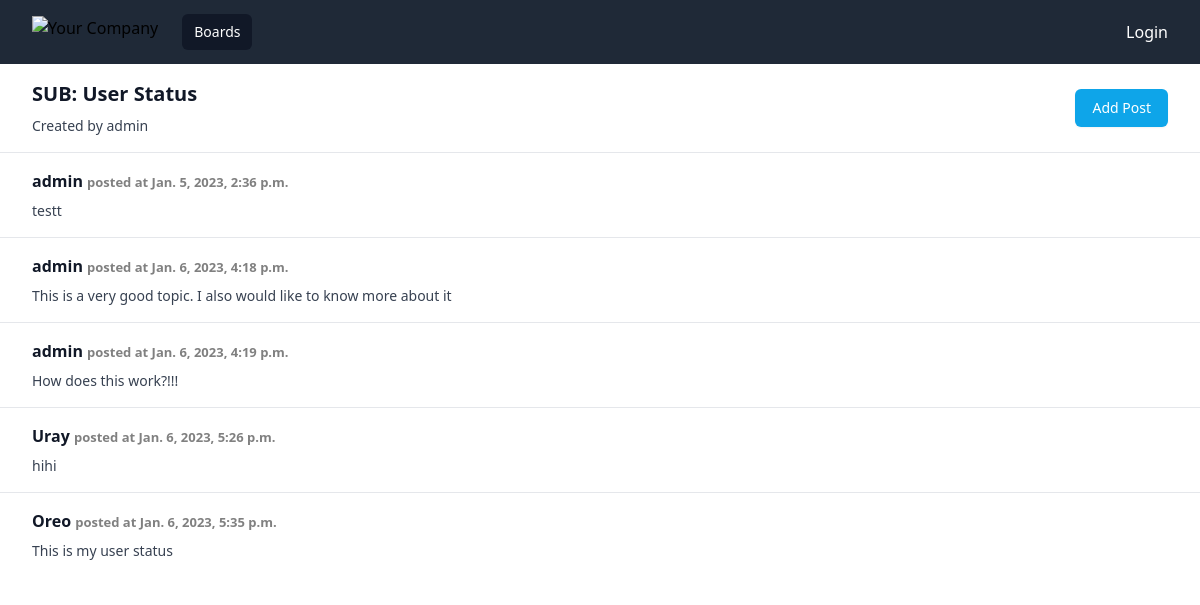
The app's page /boards/6/topics/12/ with its own data.
### board/models.py (models this page shows, shortened)
class Topic(models.Model):
    subject = models.CharField(max_length=255)
    last_updated = models.DateTimeField(auto_now_add=True)
    board = models.ForeignKey(
        Board, on_delete=models.CASCADE, related_name="topics"
    )
    starter = models.ForeignKey(
        User, on_delete=models.CASCADE, related_name="topics"
    )
    views = models.PositiveIntegerField(default=0)

class Post(models.Model):
    message = models.TextField(max_length=4000)
    topic = models.ForeignKey(
        Topic, on_delete=models.CASCADE, related_name="posts"
    )
    created_at = models.DateTimeField(auto_now_add=True)
    updated_at = models.DateTimeField(null=True)
    created_by = models.ForeignKey(
        User, on_delete=models.CASCADE, related_name="posts"
    )
    updated_by = models.ForeignKey(
        User, on_delete=models.CASCADE, null=True, related_name="+"
    )

### board/views.py (the view)
# urls.py: path("boards/<int:board_id>/topics/<int:topic_id>/", views.topic_posts, name="topic_posts"),
def topic_posts(request, board_id, topic_id):
    topic = get_object_or_404(Topic, board__id=board_id, id=topic_id)
    topic.views += 1
    topic.save()
    return render(request, "topic_posts.html", {"topic": topic})

### templates/topic_posts.html (shortened to what this page needs)
{% extends 'base.html' %}
{% block content %}
<div class="px-4 py-4 sm:px-6 lg:px-8">
    <div class="sm:flex sm:items-center">
        <div class="sm:flex-auto">
            <h1 class="text-xl font-semibold text-gray-900">SUB: {{ topic.subject }}</h1>
            <p class="mt-2 text-sm text-gray-700"> Created by {{ topic.starter }}</p>
        </div>
        <div class="mt-4 sm:mt-0 sm:ml-16 sm:flex-none">
            <button type="button"
                class="inline-flex items-center justify-center rounded-md border border-transparent bg-sky-500 px-4 py-2 text-sm font-medium text-white shadow-sm hover:bg-indigo-700 focus:outline-none focus:ring-2 focus:ring-indigo-500 focus:ring-offset-2 sm:w-auto">
                <a href="{% url 'add_post' topic.board.id topic.id %}">Add Post</a></button>
        </div>
    </div>
</div>
<div class="border-t border-gray-200 px-4 py-5 sm:p-0">
    <dl class="sm:divide-y sm:divide-gray-200">
        {% for post in topic.posts.all %}
        <div class="px-4 py-4 sm:px-6 lg:px-8 border-solid">
            <div class="sm:flex sm:items-center">
                <div class="sm:flex-auto">
                    <h1 class="text-m font-semibold text-gray-900">{{ post.created_by.username }} <span
                            style="color: grey; font-size: small;">posted at {{ post.created_at }}</span></h1>
                    <p class="mt-2 text-sm text-gray-700">{{ post.message }}</p>
                </div>
            </div>
        </div>
        {% endfor %}
</div>
</div>
{% endblock %}

### templates/base.html (shortened to what this page needs)
{% load tailwind_tags %}
<!DOCTYPE html>
<html>
<head>
  {% tailwind_css %}
</head>
<body>
    {% block body %}
    <nav class="bg-gray-800">
        <div class="mx-auto max-w-7xl px-2 sm:px-6 lg:px-8">
          <div class="relative flex h-16 items-center justify-between">
            <div class="flex flex-1 items-center justify-center sm:items-stretch sm:justify-start">
              <div class="flex flex-shrink-0 items-center">
                <img class="hidden h-8 w-auto lg:block" src="https://tailwindui.com/img/logos/mark.svg?color=indigo&shade=500" alt="Your Company">
              </div>
              <div class="hidden sm:ml-6 sm:block">
                <div class="flex space-x-4">
                  <a href="{% url 'home' %}" class="bg-gray-900 text-white px-3 py-2 rounded-md text-sm font-medium" aria-current="page">Boards</a>
                </div>
              </div>
            </div>
            {% if request.user.is_authenticated %}
            <a class="text-white" href="{% url "logout" %}">/ Logout</a>
            {% else %}
            <a class="text-white" href="{% url "login" %}">Login</a>
            {% endif %}
          </div>
        </div>
      </nav>
      <div>
        {% block content%}
        {% endblock %}
      {% endblock body %}
</body>
</html>

### records on screen
Topic: subject "User Status", starter "admin"
Post: created_by.username "admin", created_at "Jan. 5, 2023, 2:36 p.m.", message "testt"
Post: created_by.username "admin", created_at "Jan. 6, 2023, 4:18 p.m.", message "This is a very good topic. I also would like to know more about it"
Post: created_by.username "admin", created_at "Jan. 6, 2023, 4:19 p.m.", message "How does this work?!!!"
Post: created_by.username "Uray", created_at "Jan. 6, 2023, 5:26 p.m.", message "hihi"
Post: created_by.username "Oreo", created_at "Jan. 6, 2023, 5:35 p.m.", message "This is my user status"
